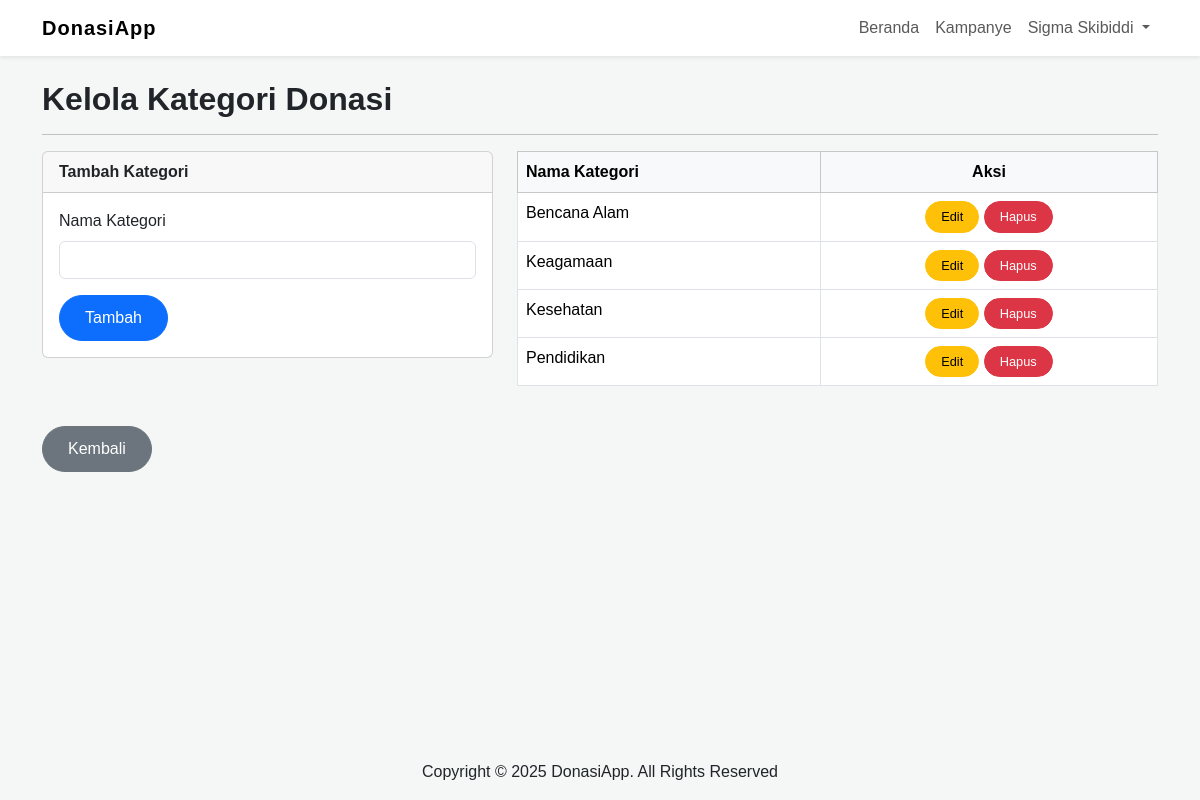
The page /pages/admin/manage_categories.php (signed in) on the database its author committed.
### tables this page shows
CREATE TABLE `donation_categories` (
  `category_id` INT AUTO_INCREMENT PRIMARY KEY, `category_name` VARCHAR(50) NOT NULL
);

### pages/admin/manage_categories.php (the view, shortened to what this page needs)
<?php
require_once '../../config/database.php';
$categories = $conn->query("SELECT * FROM donation_categories ORDER BY category_name ASC");
include '../../includes/header.php';
?>
<h2 class="fw-bold">Kelola Kategori Donasi</h2><hr>
<div class="row"><div class="col-md-5">
    <div class="card"><div class="card-header"><strong>Tambah Kategori</strong></div><div class="card-body">
    <form method="POST">
        <div class="mb-3"><label class="form-label">Nama Kategori</label><input type="text" name="category_name" class="form-control" required></div>
        <button type="submit" name="add_category" class="btn btn-primary">Tambah</button>
    </form>
    </div></div>
</div><div class="col-md-7">
    <table class="table table-bordered table-hover">
        <thead class="table-light"><tr><th>Nama Kategori</th><th class="text-center">Aksi</th></tr></thead>
        <tbody>
            <?php while($cat = $categories->fetch_assoc()): ?>
            <tr>
                <td><?php echo htmlspecialchars($cat['category_name']); ?></td>
                <td class="text-center">
                    <a href="edit_category.php?id=<?php echo $cat['category_id']; ?>" class="btn btn-sm btn-warning">Edit</a>
                    <a href="manage_categories.php?action=delete&id=<?php echo $cat['category_id']; ?>" class="btn btn-sm btn-danger" onclick="return confirm('Yakin?');">Hapus</a>
                </td>
            </tr>
            <?php endwhile; ?>
        </tbody>
    </table>
</div></div>
<a href="manage_campaigns.php" class="btn btn-secondary mt-4">Kembali</a>
<?php include '../../includes/footer.php'; ?>

### assets/css/style.css (style rules this page uses)
body { font-family: 'Poppins', sans-serif; background-color: #f4f7f6; }
.btn { border-radius: 50px; font-weight: 500; padding: 10px 25px; transition: all 0.2s ease-in-out; }
.btn-sm { padding: 5px 15px; font-size: 0.8rem; }

### rows shown on the page
donation_categories: category_name "Bencana Alam"
donation_categories: category_name "Keagamaan"
donation_categories: category_name "Kesehatan"
donation_categories: category_name "Pendidikan"

### other values the page prints
$_SESSION['user']['full_name'] "Sigma Skibiddi"
